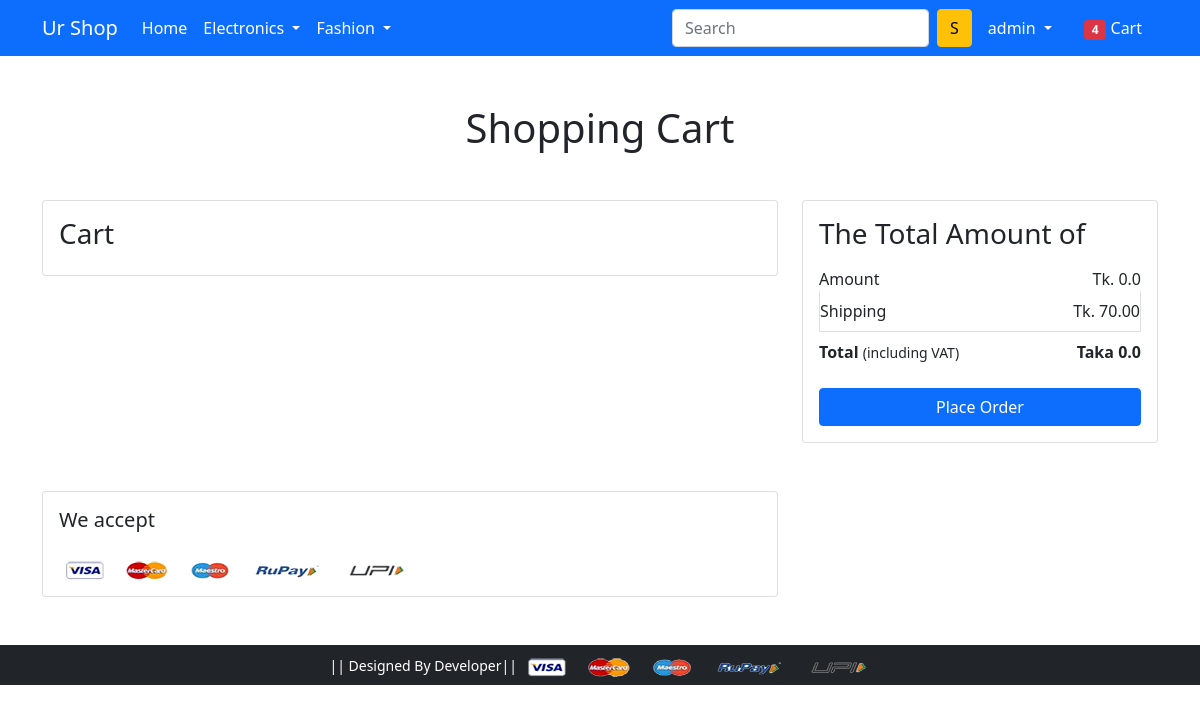
/cart/ (signed in), run on an earlier commit of the app's database.
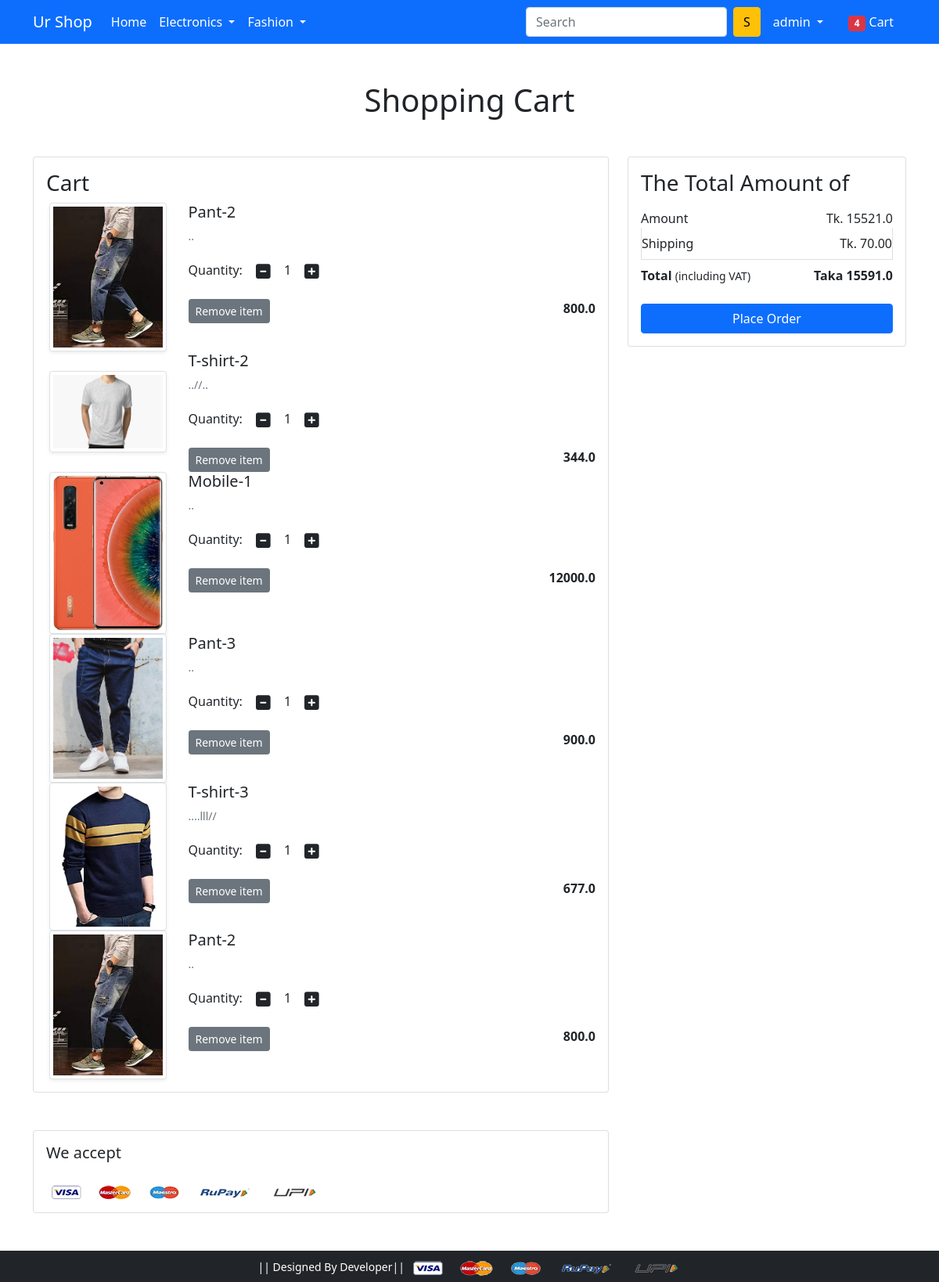
And on a later commit of the database.
### app/models.py (models this page shows, shortened)
class Cart(models.Model):
    user = models.ForeignKey(User, on_delete=models.CASCADE)
    product = models.ForeignKey(Product, on_delete=models.CASCADE)
    quantity = models.PositiveIntegerField(default=1)
    def __str__(self):
        return str(self.id)

class Product(models.Model):
    title = models.CharField(max_length=200)
    selling_price = models.FloatField()
    discounted_price = models.FloatField()
    description = models.TextField()
    brand = models.CharField(max_length=22)
    category = models.CharField(choices=CATEGORY_CHOICES, max_length=2)
    product_image = models.ImageField(upload_to='productimg')

### app/views.py (the view)
# urls.py: path('cart/', views.show_cart, name='show_cart'),
def show_cart(request):
    if request.user.is_authenticated:
        user = request.user
        carts = Cart.objects.filter(user=user)
        print(carts)
        cart_product = [p for p in carts]
        print(cart_product)
        amount = 0.0
        shipping_amount = 70.0
        total_amount = 0.0
        if cart_product:
            for p in cart_product:
                temp_amount = (p.quantity * p.product.discounted_price)
                amount += temp_amount
                total_amount = amount + shipping_amount
                print(p.id)
        return render(request, 'app/addtocart.html', {'carts': carts, 'amount': amount, 'total_amount': total_amount})

### app/templates/app/addtocart.html (shortened to what this page needs)
{% extends 'app/base.html' %}
{% load static %}
{% block main-content %}
<div class="container my-5">
 <div class="row">
  <h1 class="text-center mb-5">Shopping Cart</h1>
  <div class="col-sm-8">
  <div class="card">
   <div class="card-body">
    <h3>Cart</h3>
    {% for cart in carts %}
    <div class="row">
     <div class="col-sm-3 text-center align-self-center"><img src="{{cart.product.product_image.url}}" alt="" srcset="" class="img-fluid img-thumbnail shadow-sm" height="150" width="150"> </div>
     <div class="col-sm-9">
      <div>
       <h5>{{cart.product.title}}</h5>
       <p class="mb-2 text-muted small">{{cart.product.description}}</p>
       <div class="my-3">
        <label for="quantity">Quantity:</label>
        <a class="minus-cart btn"><i class="fas fa-minus-square fa-lg"></i></a>
          <span id="quantity">{{cart.quantity}}</span>
        <a class="plus-cart btn"><i class="fas fa-plus-square fa-lg"></i></a>
       </div>
       <div class="d-flex justify-content-between">
        <a href="#" class="btn btn-sm btn-secondary mr-3">Remove item </a>
        <p class="mb-0"><span><strong>{{cart.product.discounted_price}}</strong></span></p>
       </div>
      </div>
     </div>
    </div>
    {% endfor %}
   </div>
   </div>
  </div>
  <div class="col-sm-4">
   <div class="card">
    <div class="card-body">
      <h3>The Total Amount of</h3>
      <ul class="list-group">
       <li class="list-group-item d-flex justify-content-between align-items-center border-0 px-0 pb-0">Amount<span>Tk. {{amount}}</span></li>
       <li class="list-group-item d-flex justify-content-between align-items-center px-0">Shipping<span>Tk. 70.00</span></li>
       <li class="list-group-item d-flex justify-content-between align-items-center border-0 px-0 mb-3">
        <div>
           <strong>Total</strong> <small>(including VAT)</small>
         </div>
         <span><strong>Taka {{total_amount}}</strong></span>
       </li>
      </ul>
      <div class="d-grid"><a href="{% url 'checkout' %}" class="btn btn-primary">Place Order</a></div>
    </div>
   </div>
  </div>
 </div>
</div>
<div class="container">
 <div class="row">
  <div class="col-sm-8">
   <div class="card">
    <div class="card-body">
      <h5 class="mb-4">We accept</h5>
      <img src="{% static 'app/images/payment.png' %}" alt="" class="img-fluid">
    </div>
  </div>
  </div>
 </div>
</div>
{% endblock main-content %}

### app/templates/app/base.html (shortened to what this page needs)
<!doctype html>
{% load static %}
<html lang="en">
  <head>
    <link href="https://cdn.jsdelivr.net/npm/bootstrap@5.0.0-beta1/dist/css/bootstrap.min.css" rel="stylesheet">
    <link rel="stylesheet" href="{% static 'app/css/owl.carousel.min.css' %}">
    <link rel="stylesheet" href="{% static 'app/css/all.min.css' %}">
    <link rel="stylesheet" href="{% static 'app/css/style.css' %}">
  </head>
  <body>
    <nav class="navbar navbar-expand-lg navbar-dark bg-primary">
     <div class="container">
       <a class="navbar-brand" href="/">Ur Shop</a>
       <div class="collapse navbar-collapse" id="navbarSupportedContent">
         <ul class="navbar-nav me-auto mb-2 mb-lg-0">
           <li class="nav-item">
             <a class="nav-link active" aria-current="page" href="/">Home</a>
           </li>
           <li class="nav-item dropdown">
             <a class="nav-link dropdown-toggle text-white" href="#" id="electronicsDropdown" role="button" data-bs-toggle="dropdown" aria-expanded="false">
               Electronics
             </a>
           </li>
           <li class="nav-item dropdown">
             <a class="nav-link dropdown-toggle text-white" href="#" id="fashionDropdown" role="button" data-bs-toggle="dropdown" aria-expanded="false">
               Fashion
             </a>
           </li>
         </ul>
         <form class="d-flex">
           <input class="form-control me-2" type="search" placeholder="Search" aria-label="Search">
           <button class="btn btn-warning" type="submit">S</button>
         </form>
         <div>
          <ul class="navbar-nav me-auto mb-2 mb-lg-0">
              {% if request.user.is_authenticated %}
           <li class="nav-item dropdown mx-2">
              <a class="nav-link dropdown-toggle text-white" href="#" id="profileDropdown" role="button" data-bs-toggle="dropdown" aria-expanded="false">
                {{ request.user.username }}
              </a>
            </li>
            <li class="nav-item mx-2">
             <a href="{% url 'show_cart' %}" class="nav-link text-white"><span class="badge bg-danger">4</span> Cart </a>
            </li>
              {% endif %}
          </ul>
         </div>
       </div>
     </div>
    </nav>
    {% block main-content %} {% endblock main-content %}
    <footer class="container-fluid bg-dark text-center p-2 mt-5">
        <small class="text-white"> || Designed By  Developer|| </small>
        <img src="{% static 'app/images/payment.png' %}" alt="" srcset="" class="img-fluid" height="2px">
    </footer>
  </body>
</html>

What changed in the data, as far as the page shows it:
added Cart: product.product_image (picture), product "Pant-2", product.description "..", quantity "1", product.discounted_price "800.0"
added Cart: product.product_image (picture), product "T-shirt-2", product.description "..//..", quantity "1", product.discounted_price "344.0"
added Cart: product.product_image (picture), product "Mobile-1", product.description "..", quantity "1", product.discounted_price "12000.0"
added Cart: product.product_image (picture), product "Pant-3", product.description "..", quantity "1", product.discounted_price "900.0"
added Cart: product.product_image (picture), product "T-shirt-3", product.description "....lll//", quantity "1", product.discounted_price "677.0"
added Cart: product.product_image (picture), product "Pant-2", product.description "..", quantity "1", product.discounted_price "800.0"
Also different on the page:
{{ amount }}: "0.0" → "15521.0"
{{ total_amount }}: "0.0" → "15591.0"
